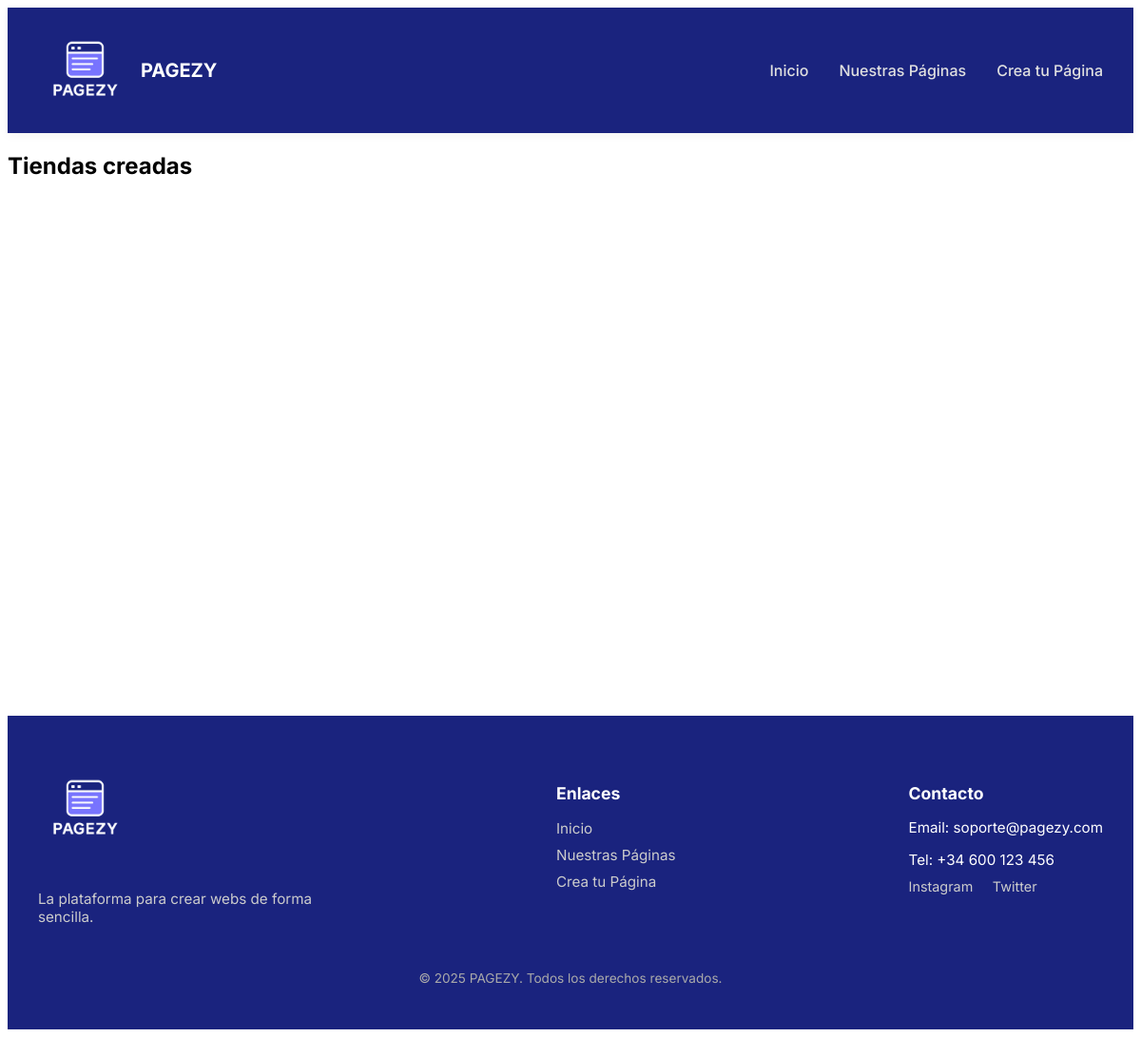
The app's page /pages/, older data.
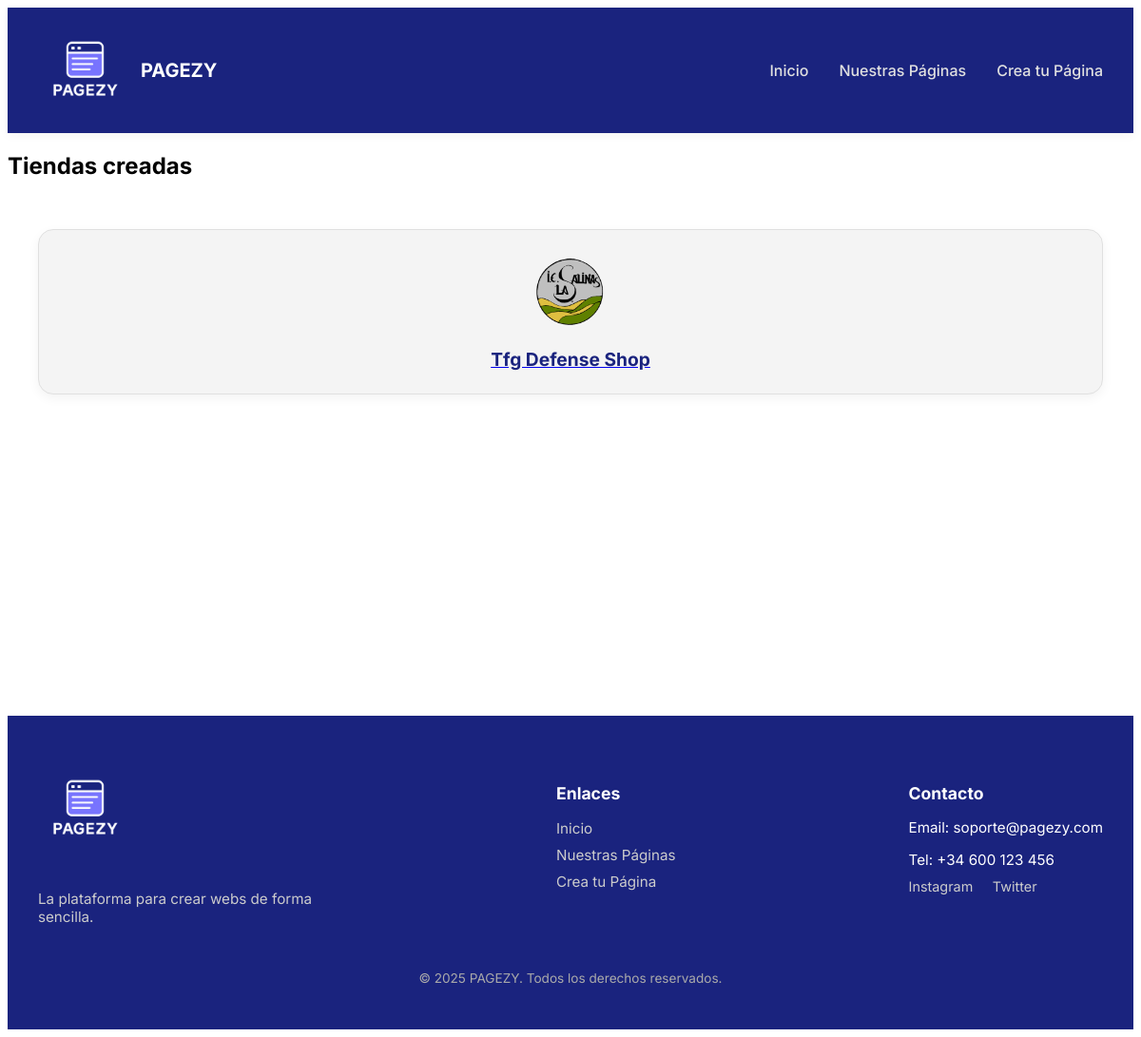
The same page, newer data.
### app/models_publicos.py (models this page shows)
class TiendaPublica(db.Model):
    id = db.Column(db.Integer, primary_key=True)
    nombre_tienda = db.Column(db.String(100), unique=True, nullable=False)
    email_contacto = db.Column(db.String(120), nullable=False)
    ruta_db = db.Column(db.String(255), nullable=False)  # Ruta al archivo .db de la tienda
    fecha_creacion = db.Column(db.DateTime, default=datetime.utcnow)

### app/routes/webs.py (the view)
@tiendas_bp.route("/")
def lista_tiendas():
    tiendas = TiendaPublica.query.all()
    return render_template("PaginasPresentacion/tiendas/lista_tiendas.html", tiendas=tiendas)

### app/templates/PaginasPresentacion/tiendas/lista_tiendas.html
{% extends 'PaginasPresentacion/base.html' %}
{% block content %}
<h2>Tiendas creadas</h2>
<div class="grid-tarjetas">
  {% for tienda in tiendas %}
  <a href="{{ url_for('tienda_publica.ver_tienda', nombre_tienda=tienda.nombre_tienda) }}" class="tienda">
    <div class="tarjeta-tienda">
      <div class="logo-tienda">
        <img src="/static/logos/{{ tienda.nombre_tienda }}_logo.png" alt="Logo de {{ tienda.nombre_tienda }}">
      </div>
      <h3>{{ tienda.nombre_tienda }}</h3>
    </div>
  </a>
  {% endfor %}
</div>
{% endblock %}

### app/templates/PaginasPresentacion/base.html (shortened to what this page needs)
<!DOCTYPE html>
<html lang="es">
<head>
  <link rel="stylesheet" href="{{ url_for('static', filename='css/Presentacion/main.css') }}">
</head>
<body>
  {% include 'PaginasPresentacion/navbar.html' %}
  <main>
    {% block content %}{% endblock %}
  </main>
  {% include 'PaginasPresentacion/footer.html' %}
</body>
</html>

### app/templates/PaginasPresentacion/navbar.html (shortened to what this page needs)
<nav class="navbar">
  <div class="container">
    <a href="/" class="navbar-logo">
      <img src="{{ url_for('static', filename='imgs/pagezy1.png') }}" alt="PAGEZY Logo">
      <span>PAGEZY</span>
    </a>
    <ul class="nav-links">
      <li><a href="/">Inicio</a></li>
      <li><a href="{{ url_for('tiendas.lista_tiendas') }}">Nuestras Páginas</a></li>
      <li><a href="{{ url_for('crear_tienda.paso1') }}">Crea tu Página</a></li>
    </ul>
  </div>
</nav>

### app/templates/PaginasPresentacion/footer.html (shortened to what this page needs)
<footer class="footer">
  <div class="container">
    <div class="footer-grid">
      <div class="footer-brand">
        <img src="{{ url_for('static', filename='imgs/pagezy1.png') }}" alt="PAGEZY Logo">
        <p>La plataforma para crear webs de forma sencilla.</p>
      </div>
      <div class="footer-links">
        <h4>Enlaces</h4>
        <ul>
          <li><a href="/">Inicio</a></li>
          <li><a href="{{ url_for('tiendas.lista_tiendas') }}">Nuestras Páginas</a></li>
          <li><a href="{{ url_for('crear_tienda.paso1') }}">Crea tu Página</a></li>
        </ul>
      </div>
      <div class="footer-contacto">
        <h4>Contacto</h4>
        <p>Email: soporte@pagezy.com</p>
        <p>Tel: +34 600 123 456</p>
        <div class="social">
          <a href="#"> Instagram</a>
          <a href="#"> Twitter</a>
        </div>
      </div>
    </div>
    <div class="footer-copy">
      <p>&copy; 2025 PAGEZY. Todos los derechos reservados.</p>
    </div>
  </div>
</footer>

### app/static/css/Presentacion/main.css (style rules this page uses)
.navbar { background-color: #1a237e; box-shadow: 0 2px 10px rgba(0, 0, 0, 0.05); padding: 1rem 0; position: sticky; top: 0; z-index: 1000; }
.navbar .container { max-width: 1200px; margin: 0 auto; padding: 0 2rem; display: flex; align-items: center; justify-content: space-between; flex-wrap: wrap; }
.navbar .navbar-logo { display: flex; align-items: center; text-decoration: none; }
.navbar .navbar-logo img { height: 100px; margin-right: 0.5rem; }
.navbar .navbar-logo span { font-weight: bold; font-size: 1.25rem; color: #fff; }
.navbar .nav-links { list-style: none; display: flex; gap: 2rem; }
.navbar .nav-links li a { text-decoration: none; color: #e0e0e0; font-weight: 500; transition: color 0.3s; }
.footer { background-color: #1a237e; color: #fff; padding: 3rem 2rem 2rem 2rem; }
.footer .container { max-width: 1200px; margin: 0 auto; }
.footer .footer-grid { display: flex; justify-content: space-between; flex-wrap: wrap; gap: 2rem; }
.footer .footer-grid .footer-brand { max-width: 300px; }
.footer .footer-grid .footer-brand img { height: 100px; margin-bottom: 1rem; }
.footer .footer-grid .footer-brand p { font-size: 0.95rem; color: #ccc; }
.footer .footer-grid .footer-links h4, .footer .footer-grid .footer-contacto h4 { font-size: 1.1rem; margin-bottom: 1rem; color: #fff; }
.footer .footer-grid .footer-links ul, .footer .footer-grid .footer-contacto ul { list-style: none; padding: 0; }
.footer .footer-grid .footer-links ul li, .footer .footer-grid .footer-contacto ul li { margin-bottom: 0.5rem; }
.footer .footer-grid .footer-links ul li a, .footer .footer-grid .footer-contacto ul li a { color: #ccc; text-decoration: none; font-size: 0.95rem; }
.footer .footer-grid .footer-links p, .footer .footer-grid .footer-contacto p { font-size: 0.95rem; margin-bottom: 0.5rem; }
.footer .footer-grid .footer-links .social, .footer .footer-grid .footer-contacto .social { margin-top: 0.5rem; }
.footer .footer-grid .footer-links .social a, .footer .footer-grid .footer-contacto .social a { display: inline-block; margin-right: 1rem; color: #ccc; font-size: 0.9rem; text-decoration: none; }
.footer .footer-copy { margin-top: 2rem; text-align: center; font-size: 0.85rem; color: #aaa; }
.grid-tarjetas { display: grid; grid-template-columns: repeat(auto-fit, minmax(200px, 1fr)); gap: 1.5rem; padding: 2rem; min-height: 60vh; }
.tarjeta-tienda { border: 1px solid #e0e0e0; padding: 1.5rem; text-align: center; border-radius: 1rem; background-color: #f4f4f4; box-shadow: 0 4px 12px rgba(0, 0, 0, 0.05); transition: transform 0.2s ease; }
.tarjeta-tienda img { max-height: 80px; object-fit: contain; margin-bottom: 1rem; }
.tarjeta-tienda h3 { font-size: 1.2rem; color: #1a237e; margin: 0; }
body { font-family: "Inter", sans-serif; }

Row changes from the older to the newer data that the page shows:
added TiendaPublica: nombre_tienda (picture), nombre_tienda "Tfg Defense Shop"
